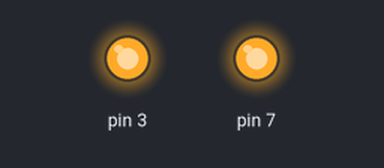
This sketch was run on a simulated Arduino Uno, built with avr-gcc and run on an emulated ATmega328P. Parts: output pins drawn as LEDs (lit = HIGH). Pins used as bus, display or sensor lines are not drawn.

Above: at 0.5 s.
At 5.0 s:
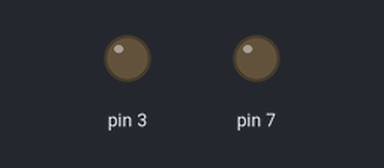
Timing chart, 0 to 6.9 s (numbered marks = the images above):
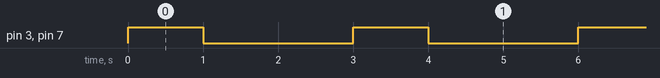

The sketch:

h-bridge_control_of_dc_motor.ino
```cpp
// C++ code
//
void setup()
{
  pinMode(3, OUTPUT);
   pinMode(4, OUTPUT);

   pinMode(7, OUTPUT);
   pinMode(8, OUTPUT);
}

void loop()
{
  //motor 1
  digitalWrite(3, 1);
   digitalWrite(4, 0);

  //motor 2
  digitalWrite(7, 1);
  digitalWrite(8, 0);

  delay(1000);

 //motor 1
  digitalWrite(3, 0);
   digitalWrite(4, 0);

  //motor 2
  digitalWrite(7, 0);
  digitalWrite(8, 0);

    delay(1000);

  //motor 1
  digitalWrite(3, 0);
  digitalWrite(4, 1);
  //motor 2
  digitalWrite(7, 0);
  digitalWrite(8, 1);


   //motor 1
  digitalWrite(3, 0);
   digitalWrite(4, 0);

  //motor 2
  digitalWrite(7, 0);
  digitalWrite(8, 0);

    delay(1000);
}
```

Measured:
- by itself, pin 3, pin 7: alternates HIGH for 1.0 s and LOW for 2.0 s
